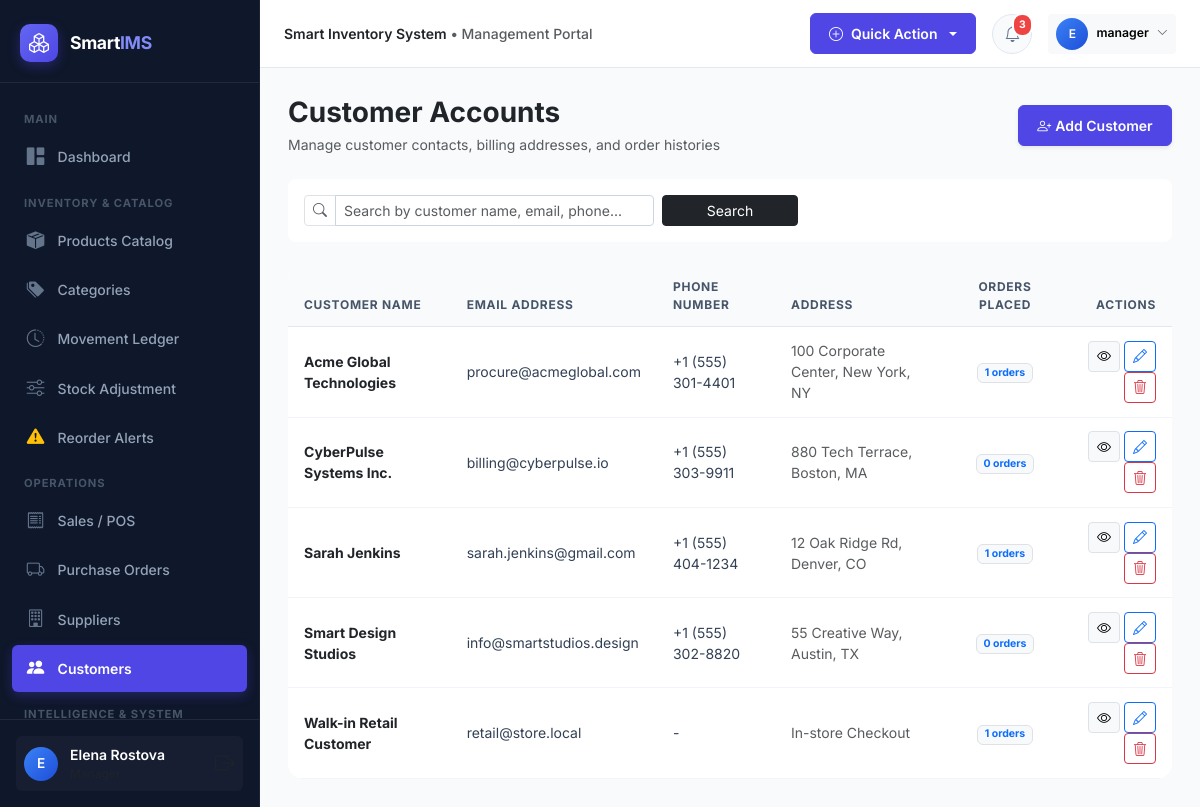
Screenshot of /customers (signed in) with the database file from the repository.
### models/user.py (models this page shows, shortened)
class User(UserMixin, db.Model):
    __tablename__ = 'users'
    id = db.Column(db.Integer, primary_key=True)
    username = db.Column(db.String(64), unique=True, nullable=False, index=True)
    email = db.Column(db.String(120), unique=True, nullable=False, index=True)
    password_hash = db.Column(db.String(256), nullable=False)
    full_name = db.Column(db.String(100), nullable=False)
    phone = db.Column(db.String(25))
    role_id = db.Column(db.Integer, db.ForeignKey('roles.id'), nullable=False)
    is_active = db.Column(db.Boolean, default=True)
    last_login = db.Column(db.DateTime)
    created_at = db.Column(db.DateTime, default=datetime.utcnow)
    updated_at = db.Column(db.DateTime, default=datetime.utcnow, onupdate=datetime.utcnow)
    role = db.relationship('Role', back_populates='users')
    purchases = db.relationship('PurchaseOrder', back_populates='user', lazy='dynamic')
    sales = db.relationship('Sale', back_populates='user', lazy='dynamic')
    inventory_transactions = db.relationship('InventoryTransaction', back_populates='user', lazy='dynamic')
    stock_adjustments = db.relationship('StockAdjustment', back_populates='user', lazy='dynamic')
    audit_logs = db.relationship('AuditLog', back_populates='user', lazy='dynamic')
    def has_role(self, *role_names):
        if not self.role:
            return False
        return self.role.name in role_names
    @property
    def is_admin(self):
        return self.role and self.role.name == 'Admin'

### models/product.py (models this page shows, shortened)
class Customer(db.Model):
    __tablename__ = 'customers'
    id = db.Column(db.Integer, primary_key=True)
    name = db.Column(db.String(150), nullable=False, index=True)
    email = db.Column(db.String(120))
    phone = db.Column(db.String(30))
    address = db.Column(db.Text)
    created_at = db.Column(db.DateTime, default=datetime.utcnow)
    sales = db.relationship('Sale', back_populates='customer', lazy='dynamic')

### routes/customers.py (the view)
@customers_bp.route('/customers')
@login_required
def index():
    search = request.args.get('q', '').strip()
    query = Customer.query
    if search:
        query = query.filter(
            (Customer.name.ilike(f"%{search}%")) |
            (Customer.email.ilike(f"%{search}%")) |
            (Customer.phone.ilike(f"%{search}%"))
        )
    customers = query.order_by(Customer.name).all()
    return render_template('customers/index.html', customers=customers, search_query=search)

### templates/customers/index.html (shortened to what this page needs)
{% extends "base.html" %}
{% block content %}
<div class="d-flex flex-column flex-md-row align-items-md-center justify-content-between mb-4 gap-3">
  <div>
    <h3 class="fw-bold text-dark mb-1">Customer Accounts</h3>
    <p class="text-muted small mb-0">Manage customer contacts, billing addresses, and order histories</p>
  </div>
  <a href="{{ url_for('customers.create') }}" class="btn btn-primary btn-sm d-flex align-items-center gap-1 shadow-sm">
    <i class="bi bi-person-plus"></i>
    <span>Add Customer</span>
  </a>
</div>
<div class="card border-0 shadow-card rounded-3 mb-4">
  <div class="card-body p-3">
    <form method="GET" action="{{ url_for('customers.index') }}" class="row g-2 align-items-center">
      <div class="col-md-5">
        <div class="input-group input-group-sm">
          <span class="input-group-text bg-white text-muted"><i class="bi bi-search"></i></span>
          <input type="text" name="q" class="form-control" placeholder="Search by customer name, email, phone..." value="{{ search_query }}">
        </div>
      </div>
      <div class="col-md-2">
        <button type="submit" class="btn btn-sm btn-dark w-100">Search</button>
      </div>
    </form>
  </div>
</div>
<div class="card border-0 shadow-card rounded-4 overflow-hidden">
  <div class="table-responsive">
    <table class="table table-custom mb-0">
      <thead>
        <tr>
          <th>Customer Name</th>
          <th>Email Address</th>
          <th>Phone Number</th>
          <th>Address</th>
          <th class="text-center">Orders Placed</th>
          <th class="text-end">Actions</th>
        </tr>
      </thead>
      <tbody>
        {% for c in customers %}
        <tr>
          <td>
            <a href="{{ url_for('customers.view', id=c.id) }}" class="fw-bold text-dark text-decoration-none">
              {{ c.name }}
            </a>
          </td>
          <td class="small">{{ c.email or '-' }}</td>
          <td class="small">{{ c.phone or '-' }}</td>
          <td class="small text-muted">{{ c.address[:35] if c.address else '-' }}</td>
          <td class="text-center">
            <span class="badge bg-light text-primary border">{{ c.sales.count() }} orders</span>
          </td>
          <td class="text-end">
            <a href="{{ url_for('customers.view', id=c.id) }}" class="btn btn-sm btn-light border py-1 px-2" title="View Profile">
              <i class="bi bi-eye"></i>
            </a>
            <a href="{{ url_for('customers.edit', id=c.id) }}" class="btn btn-sm btn-outline-primary py-1 px-2" title="Edit Customer">
              <i class="bi bi-pencil"></i>
            </a>
            {% if current_user.has_role('Admin', 'Manager') %}
            <form action="{{ url_for('customers.delete', id=c.id) }}" method="POST" class="d-inline" onsubmit="return confirm('Are you sure you want to delete customer {{ c.name }}?');">
              <button type="submit" class="btn btn-sm btn-outline-danger py-1 px-2" title="Delete">
                <i class="bi bi-trash3"></i>
              </button>
            </form>
            {% endif %}
          </td>
        </tr>
        {% else %}
        <tr>
          <td colspan="6" class="text-center py-4 text-muted">No customers found.</td>
        </tr>
        {% endfor %}
      </tbody>
    </table>
  </div>
</div>
{% endblock %}

### templates/base.html (shortened to what this page needs)
<!DOCTYPE html>
<html lang="en">
<head>
  <link href="https://cdn.jsdelivr.net/npm/bootstrap@5.3.3/dist/css/bootstrap.min.css" rel="stylesheet">
  <link href="https://cdn.jsdelivr.net/npm/bootstrap-icons@1.11.3/font/bootstrap-icons.min.css" rel="stylesheet">
  <link href="{{ url_for('static', filename='css/style.css') }}" rel="stylesheet">
</head>
<body>
{% if current_user.is_authenticated %}
  <aside id="sidebar-wrapper">
    <div class="sidebar-brand">
      <div class="sidebar-brand-icon">
        <i class="bi bi-boxes"></i>
      </div>
      <div class="sidebar-brand-text">Smart<span>IMS</span></div>
    </div>
    <div class="sidebar-menu">
      <div class="sidebar-heading">Main</div>
      <a href="{{ url_for('dashboard.index') }}" class="nav-link-custom {% if request.endpoint == 'dashboard.index' %}active{% endif %}">
        <i class="bi bi-grid-1x2-fill"></i>
        <span>Dashboard</span>
      </a>
      <div class="sidebar-heading">Inventory & Catalog</div>
      <a href="{{ url_for('products.index') }}" class="nav-link-custom {% if request.endpoint and request.endpoint.startswith('products.') %}active{% endif %}">
        <i class="bi bi-box-seam-fill"></i>
        <span>Products Catalog</span>
      </a>
      <a href="{{ url_for('categories.index') }}" class="nav-link-custom {% if request.endpoint and request.endpoint.startswith('categories.') %}active{% endif %}">
        <i class="bi bi-tags-fill"></i>
        <span>Categories</span>
      </a>
      <a href="{{ url_for('inventory.ledger') }}" class="nav-link-custom {% if request.endpoint == 'inventory.ledger' %}active{% endif %}">
        <i class="bi bi-clock-history"></i>
        <span>Movement Ledger</span>
      </a>
      <a href="{{ url_for('inventory.adjust') }}" class="nav-link-custom {% if request.endpoint == 'inventory.adjust' %}active{% endif %}">
        <i class="bi bi-sliders"></i>
        <span>Stock Adjustment</span>
      </a>
      <a href="{{ url_for('inventory.reorder') }}" class="nav-link-custom {% if request.endpoint == 'inventory.reorder' %}active{% endif %}">
        <i class="bi bi-exclamation-triangle-fill text-warning"></i>
        <span>Reorder Alerts</span>
      </a>
      <div class="sidebar-heading">Operations</div>
      <a href="{{ url_for('sales.index') }}" class="nav-link-custom {% if request.endpoint and request.endpoint.startswith('sales.') %}active{% endif %}">
        <i class="bi bi-receipt"></i>
        <span>Sales / POS</span>
      </a>
      <a href="{{ url_for('purchases.index') }}" class="nav-link-custom {% if request.endpoint and request.endpoint.startswith('purchases.') %}active{% endif %}">
        <i class="bi bi-truck"></i>
        <span>Purchase Orders</span>
      </a>
      <a href="{{ url_for('suppliers.index') }}" class="nav-link-custom {% if request.endpoint and request.endpoint.startswith('suppliers.') %}active{% endif %}">
        <i class="bi bi-building"></i>
        <span>Suppliers</span>
      </a>
      <a href="{{ url_for('customers.index') }}" class="nav-link-custom {% if request.endpoint and request.endpoint.startswith('customers.') %}active{% endif %}">
        <i class="bi bi-people-fill"></i>
        <span>Customers</span>
      </a>
      <div class="sidebar-heading">Intelligence & System</div>
    </div>
    <div class="sidebar-footer">
      <div class="user-badge">
        <div class="user-avatar-sm">
          {{ current_user.full_name[:1] }}
        </div>
        <div class="overflow-hidden flex-grow-1">
          <div class="text-white text-truncate fw-semibold small">{{ current_user.full_name }}</div>
          <div class="text-muted extra-small text-truncate" style="font-size:0.75rem;">{{ current_user.role.name }}</div>
        </div>
        <a href="{{ url_for('auth.logout') }}" class="text-muted hover-white ms-1" title="Sign Out">
          <i class="bi bi-box-arrow-right fs-5"></i>
        </a>
      </div>
    </div>
  </aside>
  <div id="page-content-wrapper">
    <nav class="top-navbar">
      <div class="d-flex align-items-center gap-3">
        <div class="d-none d-md-block text-muted small fw-medium">
          <span class="text-dark fw-semibold">{{ app_config.COMPANY_NAME }}</span> &bull; Management Portal
        </div>
      </div>
      <div class="d-flex align-items-center gap-3">
        <div class="dropdown">
          <button class="btn btn-sm btn-primary dropdown-toggle d-flex align-items-center gap-2" type="button" data-bs-toggle="dropdown">
            <i class="bi bi-plus-circle"></i>
            <span class="d-none d-sm-inline">Quick Action</span>
          </button>
        </div>
        <div class="dropdown">
          <button class="nav-icon-btn" type="button" data-bs-toggle="dropdown" aria-expanded="false">
            <i class="bi bi-bell"></i>
            <span id="notif-badge" class="pulse-badge" style="{% if unread_notifications_count == 0 %}display:none;{% endif %}">
              {{ unread_notifications_count }}
            </span>
          </button>
        </div>
        <div class="dropdown">
          <button class="btn btn-sm btn-light border-0 d-flex align-items-center gap-2" type="button" data-bs-toggle="dropdown">
            <div class="user-avatar-sm" style="width: 32px; height: 32px; font-size: 0.75rem;">
              {{ current_user.full_name[:1] }}
            </div>
            <span class="d-none d-md-inline small fw-semibold">{{ current_user.username }}</span>
            <i class="bi bi-chevron-down extra-small text-muted" style="font-size:0.7rem;"></i>
          </button>
        </div>
      </div>
    </nav>
    <main class="main-body-container">
      {% block content %}{% endblock %}
    </main>
  </div>
{% else %}
  <main class="w-100 min-vh-100 d-flex align-items-center justify-content-center p-3">
    {% block auth_content %}{% endblock %}
  </main>
{% endif %}
</body>
</html>

### rows the page displays
User: full_name "E", full_name "Elena Rostova", username "manager"
Customer: name "Acme Global Technologies", email "procure@acmeglobal.com", phone "+1 (555) 301-4401", address "100 Corporate Center, New York, NY", sales.count "1"
Customer: name "CyberPulse Systems Inc.", email "billing@cyberpulse.io", phone "+1 (555) 303-9911", address "880 Tech Terrace, Boston, MA", sales.count "0"
Customer: name "Sarah Jenkins", email "sarah.jenkins@gmail.com", phone "+1 (555) 404-1234", address "12 Oak Ridge Rd, Denver, CO", sales.count "1"
Customer: name "Smart Design Studios", email "info@smartstudios.design", phone "+1 (555) 302-8820", address "55 Creative Way, Austin, TX", sales.count "0"
Customer: name "Walk-in Retail Customer", email "retail@store.local", phone "-", address "In-store Checkout", sales.count "1"

### other values shown
{{ app_config.COMPANY_NAME }} "Smart Inventory System"
{{ unread_notifications_count }} "3"
